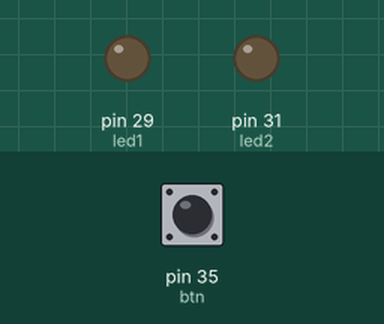
This program was run on a simulated Raspberry Pi (header pin numbers). On the bench: output pins drawn as LEDs (lit = HIGH). Dashed ring = blinking. The inputs (shaded band) are chosen by the test bench; at power-on: pin 35 (btn) LOW.

Above: at 1.2 s.
1.3 s: pin 35 (btn) pulled HIGH for 1 s
At 3.4 s:
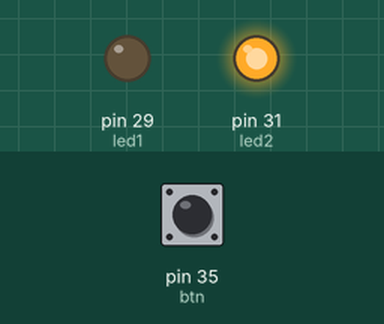
3.8 s: pin 35 (btn) pulled HIGH for 0.15 s
At 4.6 s:
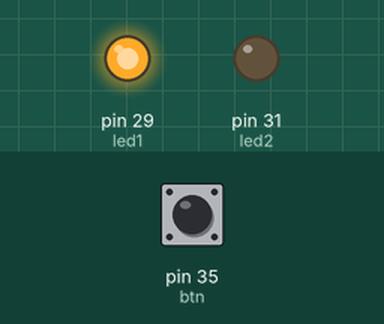
5.4 s: pin 35 (btn) pulled HIGH for 3.2 s
At 5.55 s:
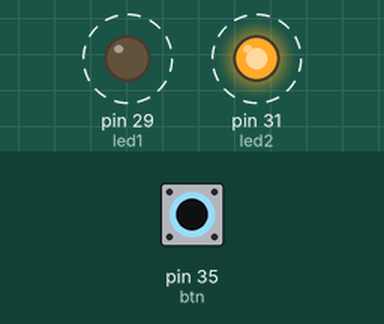
Timing chart, 0 to 10.1 s (numbered marks = the images above; inputs shaded):
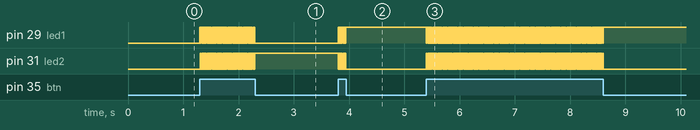

The program:

button.py
```python
import RPi.GPIO as GPIO
import time

GPIO.setmode(GPIO.BOARD)

btn = 35

# led red
led1 = 29

# led green
led2 = 31


def led_switch(flag):
    if flag == 0:
        GPIO.output(led1, GPIO.LOW)
        GPIO.output(led2, GPIO.LOW)
    elif flag % 2 == 1:
        GPIO.output(led1, GPIO.HIGH)
        GPIO.output(led2, GPIO.LOW)
    elif flag % 2 == 0:
        GPIO.output(led1, GPIO.LOW)
        GPIO.output(led2, GPIO.HIGH)


def beep_switch():
    pass


if __name__ == "__main__":
    GPIO.setup(btn, GPIO.IN)
    GPIO.setup(led1, GPIO.OUT)
    GPIO.setup(led2, GPIO.OUT)

    try:
        flag = 0
        while True:
            led_switch(flag)
            if GPIO.input(btn) == GPIO.HIGH:
                flag += 1
                led_switch(flag)
                time.sleep(0.01)

    except KeyboardInterrupt:
        print("Exiting...")
    GPIO.cleanup()
```

Measured:
- after the input at 1.3 s, pin 29 (led1): alternates HIGH for 0.01 s and LOW for 0.01 s, 100 changes in all, then stays LOW, starting at once; pin 31 (led2): alternates HIGH for 0.01 s and LOW for 0.01 s, 99 changes in all, then stays HIGH, starting at once
- after the input at 3.8 s, pin 29 (led1): alternates HIGH for 0.01 s and LOW for 0.01 s, 15 changes in all, then stays HIGH, starting at once; pin 31 (led2): alternates HIGH for 0.01 s and LOW for 0.01 s, 15 changes in all, then stays LOW, starting at once
- after the input at 5.4 s, pin 29 (led1): alternates HIGH for 0.01 s and LOW for 0.01 s, 320 changes in all, then stays HIGH, starting at once; pin 31 (led2): alternates HIGH for 0.01 s and LOW for 0.01 s, 320 changes in all, then stays LOW, starting at once
